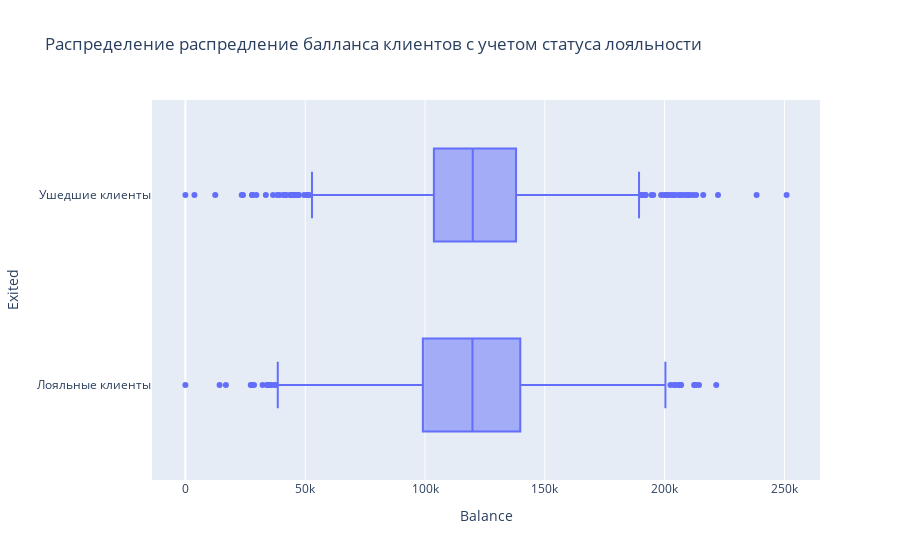

The code cell stored with this chart in its notebook:
### Markdown cell above
### <center> ЗАДАНИЕ 9.3. Посмотрите на распределение баланса клиента в разрезе признака оттока. Как различаются суммы на накопительном счёте ушедших и лояльных клиентов? Подумайте и напишите, с чем это может быть связано, что может не устраивать ушедших клиентов в банке.

### Code cell
churn_data2=churn_data.copy() # создадим копию, чтобы не вносить изменения в исходные данные
churn_data2['Exited']=churn_data2['Exited'].astype(str)
churn_data2.loc[churn_data2['Exited'] == '0', 'Exited'] = 'Лояльные клиенты'
churn_data2.loc[churn_data2['Exited'] == '1', 'Exited'] = 'Ушедшие клиенты'
box_data_3=churn_data2.groupby('Balance', as_index=False)['Exited'].value_counts()
fig=px.box(data_frame=box_data_3,
           x='Balance',
           y='Exited',
           title="Распределение распредление балланса клиентов с учетом статуса лояльности")

fig.show()

### Figure 1 — Plotly figure (JSON) as saved in the notebook; plotly's stock layout.template omitted (floating-point values rounded to 4 significant figures; data arrays with more than 128 entries replaced by an {"elided": "..."} marker saying what was removed)
{"data": [{"alignmentgroup": "True", "hovertemplate": "Balance=%{x}<br>Exited=%{y}<extra></extra>", "legendgroup": "", "marker": {"color": "#636efa"}, "name": "", "notched": false, "offsetgroup": "", "orientation": "h", "showlegend": false, "type": "box", "x": {"elided": "6384 float values"}, "x0": " ", "xaxis": "x", "y": {"elided": "6384 str values"}, "y0": " ", "yaxis": "y"}], "layout": {"boxmode": "group", "legend": {"tracegroupgap": 0}, "title": {"text": "Распределение распредление балланса клиентов с учетом статуса лояльности"}, "xaxis": {"anchor": "y", "domain": [0, 1], "title": {"text": "Balance"}}, "yaxis": {"anchor": "x", "domain": [0, 1], "title": {"text": "Exited"}}}}
